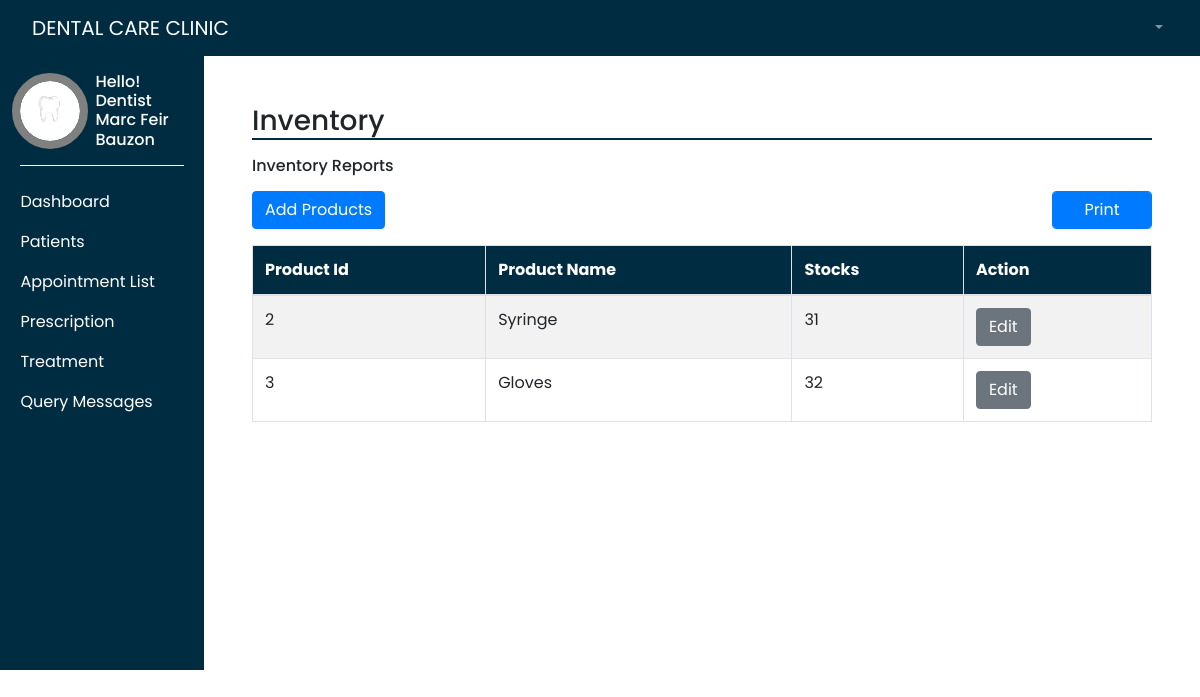
/adminInventoryReports_view.php (signed in), run on the app's committed database.
### tables this page shows
CREATE TABLE `inventory` (
  `productId` int(11) NOT NULL,
  `products` varchar(250) NOT NULL,
  `stocks` int(11) NOT NULL,
  `last_updated` date DEFAULT NULL
);

### adminInventoryReports_view.php (the view, shortened to what this page needs)
<?php
require_once "connection.php";
?>
<!DOCTYPE html>
<html lang="en">
<head>
    <link rel="stylesheet" href="styles/dashAdmin.css">
    <link rel="stylesheet" href="https://maxcdn.bootstrapcdn.com/bootstrap/4.0.0/css/bootstrap.min.css"/>
</head>
<body style="height: 100vh;">
    <div class="" style=" width: 100%">
        <?php require("templates/main-header.php"); ?>
    </div>
    <div class="d-flex" >
        <div class="bg-dark" style="width: 17%">
            <?php require("templates/sidebar.php"); ?>
        </div>
        <div style="width: 83%">
            <div class="p-5">
                <h3 style="border-bottom: 2px solid #002c42">Inventory </h3>
                <h6 class="mt-3 mb-3">Inventory Reports</h6>
                    <div class="row mb-3">
                        <div class="col-md-6">
                            <button type="button" class="btn btn-primary " data-toggle="modal" data-target="#exampleModal">
                            Add Products
                            </button>
                        </div>
                        <div class="col-md-6 d-flex justify-content-end">
                            <form action="adminInventoryReports_print.php" method="POST">
                                <input type="submit" value="Print" name="printBtn" class="btn btn-primary form-control " style="width: 100px;">
                            </form>
                        </div>
                    </div>
                <?php
                    $sql = "SELECT * FROM inventory";
                    $result = $conn->query($sql);
                ?>
                <table class="table table-hover table-striped table-bordered" style="margin-bottom: 200px;">
                    <thead style="background-color: #002c42 !important; color: white; text-align: left">
                        <tr>
                        <th scope="col">Product Id</th>
                        <th scope="col">Product Name</th>
                        <th scope="col">Stocks</th>
                        <th scope="col">Action</th>
                        </tr>
                    </thead>
                    <tbody>
                        <?php if ($result->num_rows > 0) { ?>
                        <?php while($row = $result->fetch_assoc()){?>
                        <tr>
                            <td><?php echo $row['productId']; ?></td>
                            <td><?php echo $row['products']; ?></td>
                            <td><?php echo $row['stocks']; ?></td>
                            <td>
                                <button type="button" class="btn btn-secondary mr-2 editBtn">
                                    Edit
                                </button>
                            </td>
                        </tr>
                        <?php }?>
                        <?php } ?>
                    </tbody>
                </table>
            </div>
        </div>
    </div>
</body>
</html>

### styles/dashAdmin.css (style rules this page uses)
* { margin: 0; padding: 0; font-family: 'Poppins', sans-serif !important; box-sizing: border-box; }

### data on the page
inventory: productId "2", products "Syringe", stocks "31"
inventory: productId "3", products "Gloves", stocks "32"

### other printed values
$_SESSION['position'] "Dentist"
$_SESSION['fullname'] "Marc Feir Bauzon"
